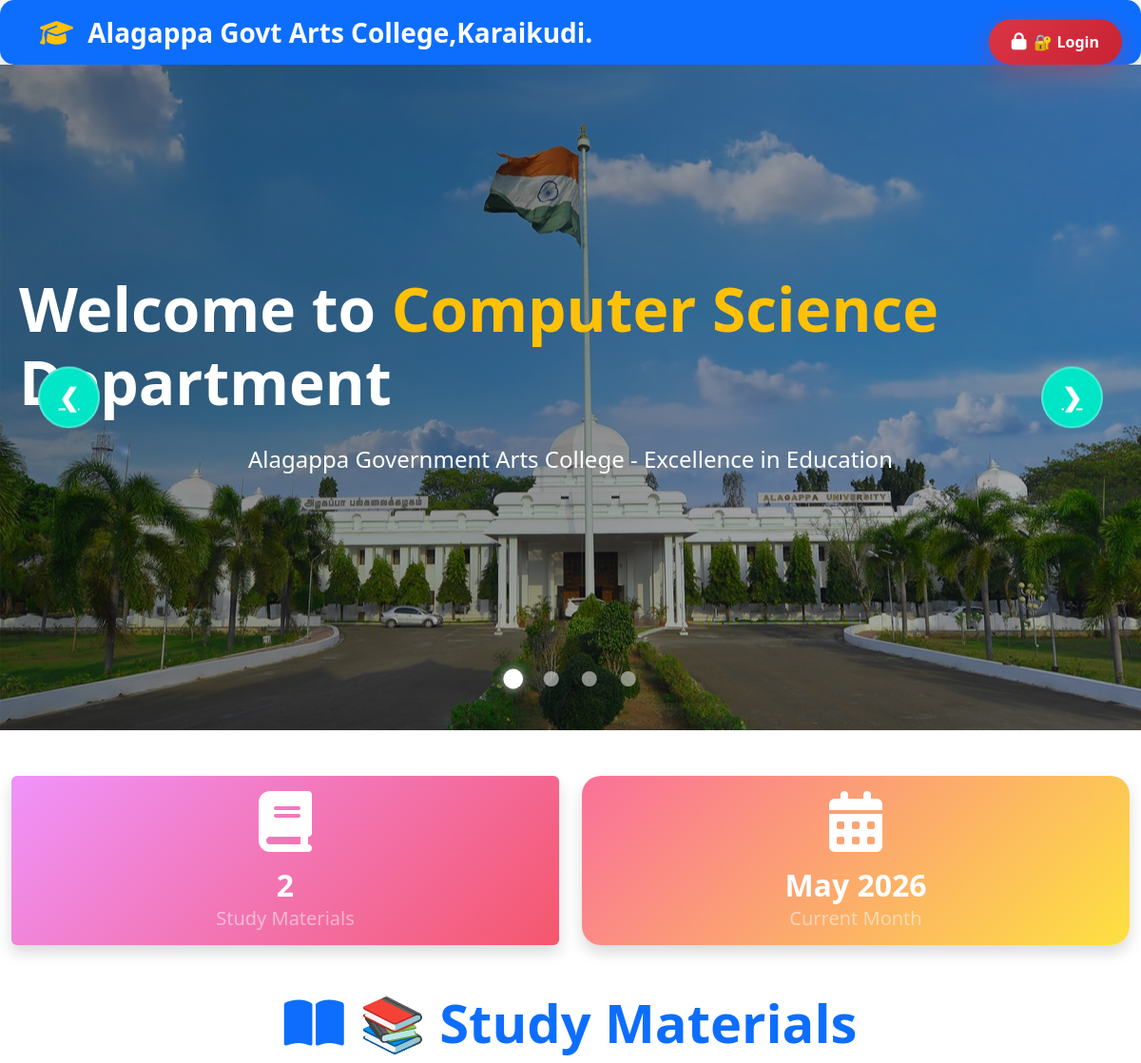
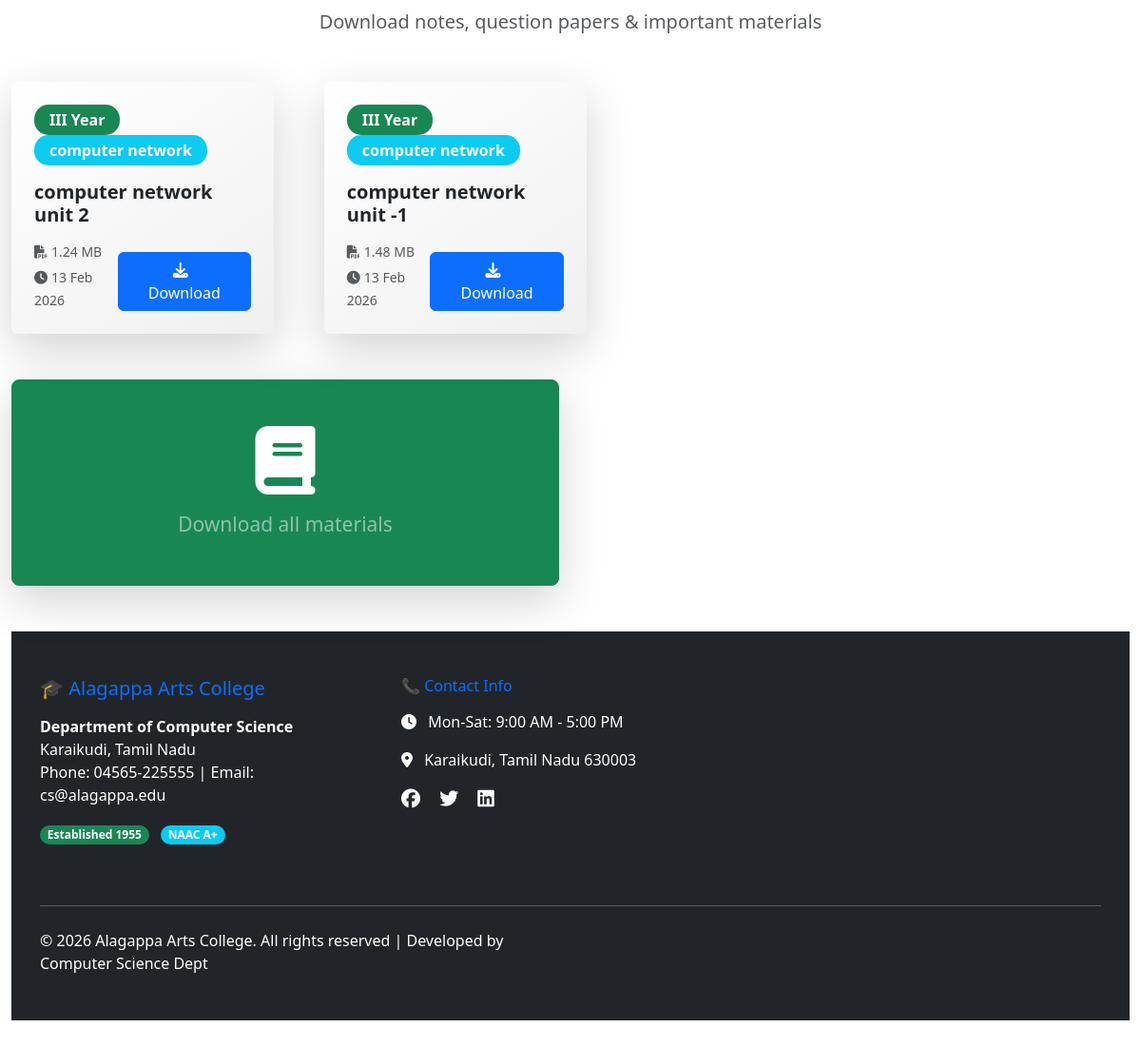
The page / on the database its author committed (2 pictures, top to bottom).
### tables this page shows
CREATE TABLE IF NOT EXISTS `study_materials` (
  `id` int(11) NOT NULL AUTO_INCREMENT,
  `title` varchar(255) NOT NULL,
  `class` varchar(50) NOT NULL,
  `subject` varchar(100) NOT NULL,
  `filename` varchar(255) NOT NULL,
  `filesize` varchar(20) DEFAULT NULL,
  `upload_date` timestamp NULL DEFAULT CURRENT_TIMESTAMP,
  `uploaded_by` varchar(100) DEFAULT NULL,
  PRIMARY KEY (`id`)
);

### index.php (the view, shortened to what this page needs)
<?php
include 'config/db_connection.php';
try {
    $pdo->exec("UPDATE notifications SET is_active = 0 WHERE expires_at <= NOW()");
} catch(PDOException $e) {}
?>
<!DOCTYPE html>
<html lang="en">
<head>
    <link href="https://cdn.jsdelivr.net/npm/bootstrap@5.3.2/dist/css/bootstrap.min.css" rel="stylesheet">
    <link href="https://cdnjs.cloudflare.com/ajax/libs/font-awesome/6.5.1/css/all.min.css" rel="stylesheet">
    <link href="https://cdn.jsdelivr.net/npm/animate.css@4.1.1/animate.min.css" rel="stylesheet">
    <link href="assets/css/style.css" rel="stylesheet">
</head>
<body>
    <div class="login-corner">
        <a href="auth/login.php" class="login-btn animate__animated animate__pulse animate__infinite">
            <i class="fas fa-lock"></i>
            🔐 Login
        </a>
    </div>
    <?php include 'includes/header.php'; ?>
    <section class="hero-section-slider">
        <div class="slider-container">
            <div class="slider-slide active" style="background-image: url('assets/images/image1.jpg');">
                <div class="slide-overlay"></div>
                <div class="slide-content">
                    <h1 class="display-3 fw-bold mb-4 animate__animated animate__bounceIn">
                        Welcome to <span class="text-warning">Computer Science</span> Department
                    </h1>
                    <p class="lead mb-5 opacity-90 fs-4">Alagappa Government Arts College - Excellence in Education</p>
                </div>
            </div>
        </div>
        <div class="slider-dots">
            <span class="dot active" onclick="currentSlide(1)"></span>
            <span class="dot" onclick="currentSlide(2)"></span>
            <span class="dot" onclick="currentSlide(3)"></span>
            <span class="dot" onclick="currentSlide(4)"></span>
        </div>
        <a class="prev" onclick="changeSlide(-1)">❮</a>
        <a class="next" onclick="changeSlide(1)">❯</a>
    </section>
    <div class="container-fluid py-5">
        <div class="row g-4 mb-5">
            <div class="col-lg-6">
                <div class="card text-center border-0 shadow stats-card h-100">
                    <div class="card-body d-flex flex-column align-items-center justify-content-center">
                        <?php $total_materials = $pdo->query("SELECT COUNT(*) FROM study_materials")->fetchColumn(); ?>
                        <i class="fas fa-book fa-4x text-white mb-3"></i>
                        <h2 class="text-white mb-1 fw-bold"><?php echo $total_materials; ?></h2>
                        <p class="text-white-50 h5 mb-0">Study Materials</p>
                    </div>
                </div>
            </div>
            <div class="col-lg-6">
                <div class="card text-center border-0 shadow h-100" style="background: linear-gradient(135deg, #fa709a 0%, #fee140 100%); border-radius: 20px;">
                    <div class="card-body d-flex flex-column align-items-center justify-content-center">
                        <i class="fas fa-calendar-alt fa-4x text-white mb-3"></i>
                        <h2 class="text-white mb-1 fw-bold"><?php echo date('M Y'); ?></h2>
                        <p class="text-white-50 h5 mb-0">Current Month</p>
                    </div>
                </div>
            </div>
        </div>
        <div class="row mb-5">
            <div class="col-12">
                <div class="text-center mb-5">
                    <h2 class="display-4 fw-bold text-primary mb-3">
                        <i class="fas fa-book-open me-3"></i>📚 Study Materials
                    </h2>
                    <p class="lead text-muted fs-5">Download notes, question papers & important materials</p>
                </div>
                <?php
                $materials = $pdo->query("
                    SELECT * FROM study_materials
                    ORDER BY upload_date DESC
                    LIMIT 12
                ")->fetchAll();
                ?>
                <?php if(!empty($materials)): ?>
                <div class="row g-4 material-grid">
                    <?php foreach($materials as $material): ?>
                    <div class="col-md-6 col-lg-4 col-xl-3">
                        <div class="card study-card h-100 shadow-lg border-0">
                            <div class="card-body d-flex flex-column p-4">
                                <div class="mb-3">
                                    <span class="badge bg-success fs-6 px-3 py-2 me-2"><?php echo htmlspecialchars($material['class']); ?></span>
                                    <span class="badge bg-info fs-6 px-3 py-2"><?php echo htmlspecialchars($material['subject']); ?></span>
                                </div>
                                <h5 class="card-title fw-bold text-dark mb-3 flex-grow-1"><?php echo htmlspecialchars($material['title']); ?></h5>
                                <div class="d-flex justify-content-between align-items-end mt-auto">
                                    <div>
                                        <small class="text-muted d-block mb-1"><i class="fas fa-file-pdf me-1"></i><?php echo htmlspecialchars($material['filesize']); ?></small>
                                        <small class="text-muted"><i class="fas fa-clock me-1"></i><?php echo date('d M Y', strtotime($material['upload_date'])); ?></small>
                                    </div>
                                    <a href="uploads/study_materials/<?php echo htmlspecialchars($material['filename']); ?>" class="btn btn-primary px-4" download>
                                        <i class="fas fa-download me-2"></i>Download
                                    </a>
                                </div>
                            </div>
                        </div>
                    </div>
                    <?php endforeach; ?>
                </div>
                <?php endif; ?>
            </div>
        </div>
        <div class="row g-4 mb-5">
            <div class="col-lg-6">
                <a href="public/study_material.php" class="btn btn-success btn-lg w-100 fs-4 shadow-lg h-100 d-flex flex-column align-items-center justify-content-center p-5 text-decoration-none border-radius-20">
                    <i class="fas fa-book fa-3x mb-3 text-white"></i>
                    <small class="text-white-50">Download all materials</small>
                </a>
            </div>
    </div>
    <?php include 'includes/footer.php'; ?>
</body>
</html>

### assets/css/style.css (style rules this page uses)
:root { --primary-color: #2c5aa0; --secondary-color: #f8b500; --success-color: #28a745; }
body { font-family: 'Segoe UI', Tahoma, Geneva, Verdana, sans-serif; line-height: 1.6; }
.btn { transition: all 0.3s ease; font-weight: 500; }
.card { border: none; box-shadow: 0 5px 15px rgba(0,0,0,0.08); border-radius: 12px; }
.bg-primary, .bg-success, .bg-info, .bg-warning, .bg-danger { border-radius: 15px !important; }
.animate__bounceIn { animation-duration: 1s; }
.btn-lg { padding: 12px 30px; border-radius: 25px; }

### index.php (style rules this page uses)
.login-corner { position: fixed; top: 20px; right: 20px; z-index: 9999; }
.login-btn { background: linear-gradient(135deg, #dc3545, #c82333); border: none; border-radius: 50px; padding: 12px 24px; color: white; font-weight: 600; font-size: 16px; box-shadow: 0 8px 25px rgba(220, 53, 69, 0.4); transition: all 0.3s ease; text-decoration: none; display: inline-flex; align-items: center; gap: 8px; backdrop-filter: blur(10px); }
.login-btn i { font-size: 18px; }
.hero-section-slider { padding: 0 !important; min-height: 700px; position: relative; overflow: hidden; }
.slider-container { position: relative; width: 100%; height: 700px; overflow: hidden; }
.slider-slide { position: absolute; top: 0; left: 0; width: 100%; height: 100%; background-size: cover; background-position: center; opacity: 0; transform: scale(1.1); transition: all 0.8s ease-in-out; }
.slider-slide.active { opacity: 1; transform: scale(1); }
.slide-overlay { position: absolute; top: 0; left: 0; right: 0; bottom: 0; background: linear-gradient(135deg, rgba(0, 0, 0, 0.5) 0%, rgba(0, 0, 0, 0.2) 100%); }
.slide-content { position: relative; z-index: 2; height: 100%; display: flex; flex-direction: column; justify-content: center; align-items: center; padding: 0 20px; color: white; }
.slider-dots { text-align: center; position: absolute; bottom: 40px; left: 50%; transform: translateX(-50%); z-index: 3; }
.dot { height: 16px; width: 16px; margin: 0 10px; background-color: rgba(255,255,255,0.5); border-radius: 50%; display: inline-block; cursor: pointer; transition: all 0.3s ease; }
.dot.active, .dot:hover { background-color: #fff; transform: scale(1.3); box-shadow: 0 0 10px rgba(255,255,255,0.8); }
.prev, .next { cursor: pointer; position: absolute; top: 50%; transform: translateY(-50%); width: 65px; height: 65px; background: rgba(0, 231, 200, 0.99); color: white; font-size: 26px; font-weight: bold; border: none; border-radius: 50%; user-select: none; z-index: 3; transition: all 0.3s ease; display: flex; align-items: center; justify-content: center; backdrop-filter: blur(15px); border: 2px solid rgba(255,255,255,0.3); }
.prev { left: 40px; }
.next { right: 40px; }
.study-card { transition: all 0.4s ease; border: none; background: linear-gradient(145deg, #ffffff, #f0f0f0); }
.material-grid { gap: 1.8rem; }
.stats-card { background: linear-gradient(135deg, #f093fb 0%, #f5576c 100%); border-radius: 20px; }

### rows shown on the page
study_materials: class "III Year", subject "computer network", title "computer network unit 2", filesize "1.24 MB", upload_date "13 Feb 2026"
study_materials: class "III Year", subject "computer network", title "computer network unit -1", filesize "1.48 MB", upload_date "13 Feb 2026"

### other values the page prints
$total_materials "2"
